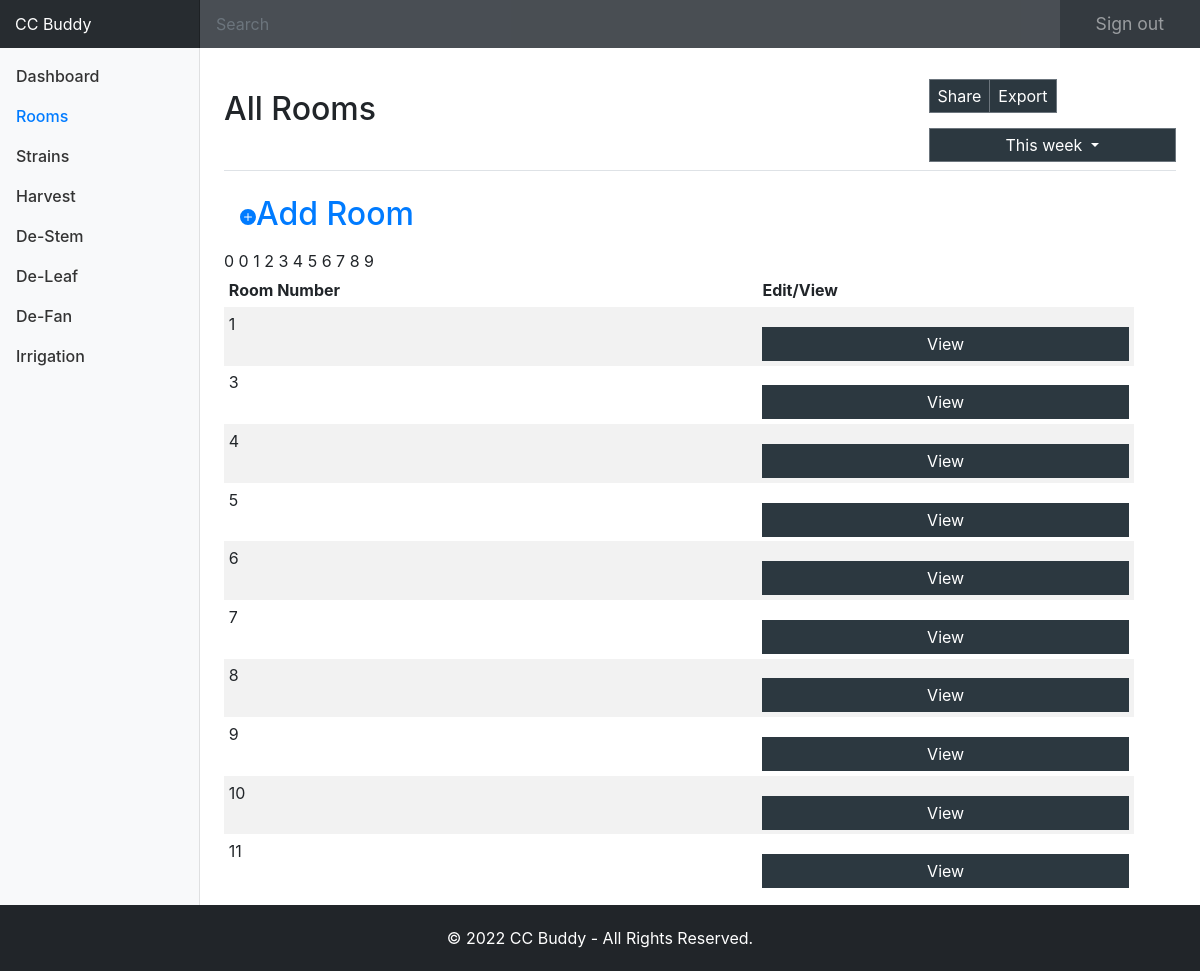
Page /all_rooms.php on the committed database.
### tables this page shows
CREATE TABLE `room` (
  `id` int(15) NOT NULL,
  `room_num` int(15) NOT NULL
);

### app/classes/class.Database.php (called while the page is built, shortened)
<?php
class Database
{
    public $server = 'localhost';
    public $username = 'root';
    public $password = 'Azsxdcfvgb1';
    public $dbname = 'ccbuddy';
    public function db_connect()
    {
        $mysqli = new mysqli($this->server, $this->username, $this->password, $this->dbname);
        return $mysqli;
    }
}
?>

### app/classes/class.Room.php (called while the page is built, shortened)
<?php
class Room {
    public static function getAllRooms(){
        global $database;
        $sql = "SELECT * FROM room ";
        $result = mysqli_query($database->db_connect(), $sql);
        return $result;
    }
}

### app/initialize.php (called while the page is built, shortened)
<?php
	require_once('classes/class.Database.php');
	require_once('classes/class.Room.php');
    $database = new Database();
?>

### all_rooms.php (the view, shortened to what this page needs)
<?php require_once('app/initialize.php');
$pageTitle = 'All Rooms';
$room = new Room();
$allRooms = $room->getAllRooms();
include('app/includes/layout/header.php');
?>
<div class="container-fluid">
  <div class="row">
    <nav class="col-md-2 d-none d-md-block bg-light sidebar">
      <div class="sidebar-sticky">
        <ul class="nav flex-column">
          <li class="nav-item">
            <a class="nav-link" href="index.php">
              Dashboard
            </a>
          </li>
          <li class="nav-item">
            <a class="nav-link active" href="all_harvest.php">
              Rooms<span class="sr-only">(current)</span>
            </a>
          </li>
          <li class="nav-item">
            <a class="nav-link" href="all_strains.php">
              Strains
            </a>
          </li>
          <li class="nav-item">
            <a class="nav-link " href="all_harvest.php">
              Harvest
            </a>
          </li>
          <li class="nav-item">
            <a class="nav-link" href="all_stems.php">
              De-Stem
            </a>
          </li>
          <li class="nav-item">
            <a class="nav-link" href="#">
              De-Leaf
            </a>
          </li>
          <li class="nav-item">
            <a class="nav-link" href="#">
              De-Fan
            </a>
          </li>
          <li class="nav-item">
            <a class="nav-link" href="#">
              Irrigation
            </a>
          </li>
        </ul>
      </div>
    </nav>
    <main role="main" class="col-md-9 ml-sm-auto col-lg-10 px-4 clearfooter">
      <div class="d-flex justify-content-between flex-wrap flex-md-nowrap align-items-center pt-3 pb-2 mb-3 border-bottom">
        <h1 class="h2"><?= $pageTitle; ?></h1>
        <div class="btn-toolbar mb-2 mb-md-0">
          <div class="btn-group mr-2">
            <button type="button" class="btn btn-sm btn-outline-secondary">Share</button>
            <button type="button" class="btn btn-sm btn-outline-secondary">Export</button>
          </div>
          <button type="button" class="btn btn-sm btn-outline-secondary dropdown-toggle">
            This week
          </button>
        </div>
      </div>
      <h2><a class="nav-link" href="add-room.php"><svg xmlns="http://www.w3.org/2000/svg" width="16" height="16" fill="currentColor" class="bi bi-plus-circle-fill" viewBox="0 0 16 16">
<path d="M16 8A8 8 0 1 1 0 8a8 8 0 0 1 16 0zM8.5 4.5a.5.5 0 0 0-1 0v3h-3a.5.5 0 0 0 0 1h3v3a.5.5 0 0 0 1 0v-3h3a.5.5 0 0 0 0-1h-3v-3z"></path>
</svg>Add Room</a></h2>
      <div class="table-responsive">
        <table class="table table-striped table-sm">
          <thead>
            <tr>
              <th>Room Number</th>
              <th>Edit/View<th>
            </tr>
          </thead>
          <tbody>
            <?=
                $roomCount = 0;
                foreach ($allRooms as $room):
            ?>
            <tr>
              <td><?= $room['room_num']; ?></td>
              <td><a href="room.php?id=<?= $room['id']; ?>" class="btn btn-default btn-sm
                ">View</a>
            </tr>
            <?=
                $roomCount++; endforeach;
            ?>
          </tbody>
        </table>
      </div>
    </main>
  </div>
</div>
</body>
<?php include('app/includes/layout/footer.php'); ?>

### assets/css/dashboard.css (style rules this page uses)
body { font-size: .875rem; }
.sidebar { position: fixed; top: 0; bottom: 0; left: 0; z-index: 100; padding: 48px 0 0; box-shadow: inset -1px 0 0 rgba(0, 0, 0, .1); }
.sidebar-sticky { position: relative; top: 0; height: calc(100vh - 48px); padding-top: .5rem; overflow-x: hidden; overflow-y: auto; }
.sidebar .nav-link { font-weight: 500; color: #333; }
.sidebar .nav-link.active { color: #007bff; }
[role="main"] { padding-top: 133px; }
@media (min-width: 768px) { [role="main"] { padding-top: 48px; } }
.clearfooter { padding-bottom: 62px; }

### rows in the picture
room: room_num "1"
room: room_num "3"
room: room_num "4"
room: room_num "5"
room: room_num "6"
room: room_num "7"
room: room_num "8"
room: room_num "9"
room: room_num "10"
room: room_num "11"

### other values in the picture
$pageTitle "All Rooms"
$companyName "CC Buddy"
